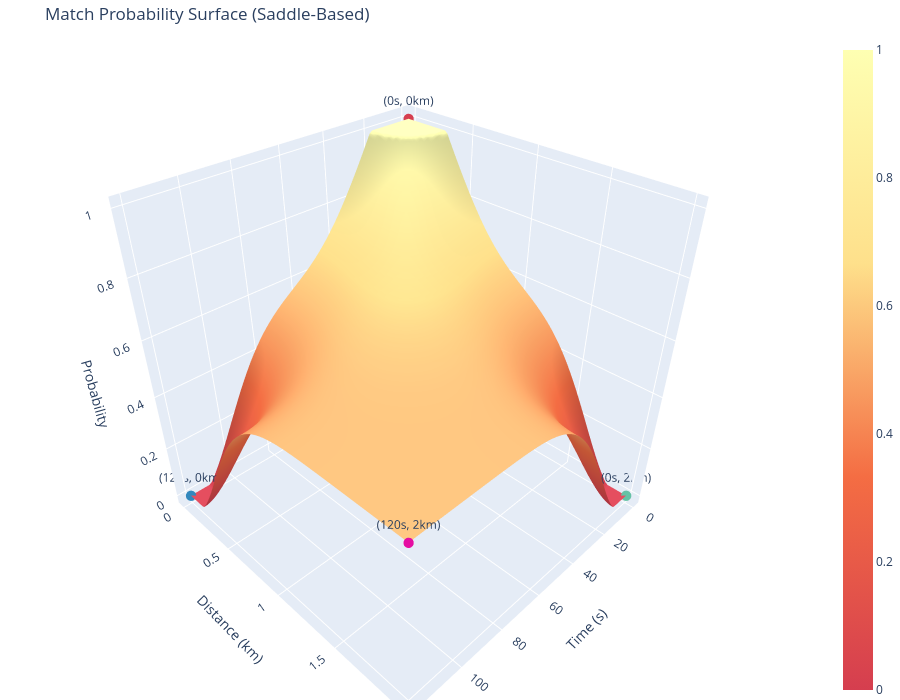

Notebook code cell kept with this figure:
### Markdown cell above
### __Plot distribution of AIS and RF observations (with extreme values)__

### Code cell
plot_extreme_match_distribution()

### Figure 1 — Plotly figure (JSON) as saved in the notebook; plotly's stock layout.template omitted (floating-point values rounded to 4 significant figures; data arrays with more than 128 entries replaced by an {"elided": "..."} marker saying what was removed)
{"data": [{"colorscale": [[0, "#d53e4f"], [0.3333, "#f46d43"], [0.6667, "#fee08b"], [1, "#feffb2"]], "showscale": true, "type": "surface", "x": {"elided": "100x100 float values"}, "y": {"elided": "100x100 float values"}, "z": {"elided": "100x100 float values"}}, {"marker": {"color": "#d53e4f", "size": 6}, "mode": "markers+text", "text": ["(0s, 0km)"], "type": "scatter3d", "x": [0], "y": [0], "z": [1]}, {"marker": {"color": "#3288bd", "size": 6}, "mode": "markers+text", "text": ["(120s, 0km)"], "type": "scatter3d", "x": [120], "y": [0], "z": [0]}, {"marker": {"color": "#66c2a5", "size": 6}, "mode": "markers+text", "text": ["(0s, 2km)"], "type": "scatter3d", "x": [0], "y": [2], "z": [0]}, {"marker": {"color": "#e50da2", "size": 6}, "mode": "markers+text", "text": ["(120s, 2km)"], "type": "scatter3d", "x": [120], "y": [2], "z": [0.5502]}], "layout": {"height": 700, "margin": {"b": 0, "l": 0, "r": 0, "t": 40}, "scene": {"xaxis": {"title": {"text": "Time (s)"}}, "yaxis": {"title": {"text": "Distance (km)"}}, "zaxis": {"title": {"text": "Probability"}}}, "showlegend": false, "title": {"text": "Match Probability Surface (Saddle-Based)"}, "width": 900}}
